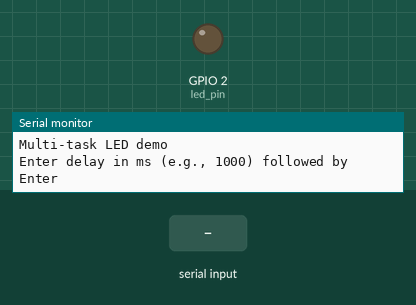
This sketch was run on a simulated ESP32. Shown: output pins drawn as LEDs (lit = HIGH), the last lines printed to the serial monitor. Inputs (shaded band) come from the test bench.

Above: at 1.8 s.
1.9 s: "5\n" received over Serial
At 2.9 s:
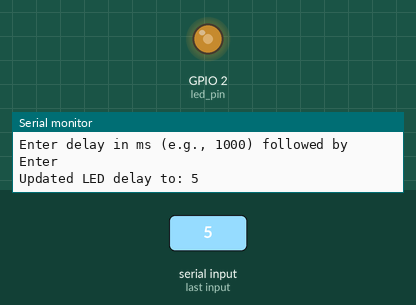
3.5 s: "90,45\n" received over Serial
At 5.0 s:
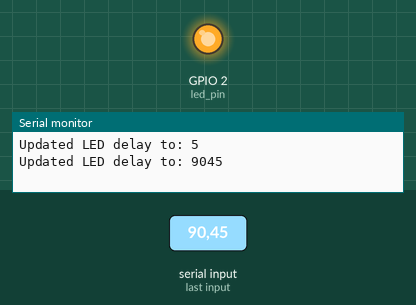
Timing chart, 0 to 6.5 s (numbered marks = the images above; inputs shaded):
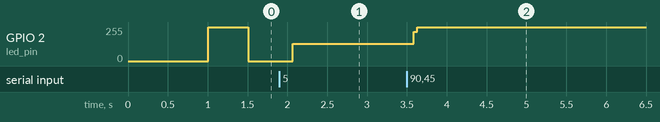

Measured:
- after the input at 3.5 s, GPIO 2 (led_pin): 128/255 → 255/255 after 0.09 s

The sketch:

blinking_led_at_given_delay_from_serial_monitor.ino
```cpp
#if CONFIG_FREERTOS_UNICORE
  static const BaseType_t app_cpu = 0;
#else
  static const BaseType_t app_cpu = 1;
#endif

static const uint8_t buf_len = 20;
static const int led_pin = LED_BUILTIN;
static int led_delay = 500;   // milliseconds

void toggleled(void *parameter) {
  while (1) {
    digitalWrite(led_pin, HIGH);
    vTaskDelay(led_delay / portTICK_PERIOD_MS);
    digitalWrite(led_pin, LOW);
    vTaskDelay(led_delay / portTICK_PERIOD_MS);
  }
}

void readserial(void *parameter) {
  char c;
  char buf[buf_len];
  int idx = 0;
  memset(buf, 0, buf_len);

  while (1) {
    if (Serial.available() > 0) {
      c = Serial.read();

      if (c == '\n') {
        led_delay = atoi(buf);
        Serial.print("Updated LED delay to: ");
        Serial.println(led_delay);
        memset(buf, 0, buf_len);
        idx = 0;
      } else if (idx < buf_len - 1 && isDigit(c)) {
        buf[idx++] = c;
      }
    }
    vTaskDelay(10 / portTICK_PERIOD_MS); // avoid hogging CPU
  }
}

void setup() {
  Serial.begin(9600);
  pinMode(led_pin, OUTPUT);
  delay(1000);

  Serial.println("Multi-task LED demo");
  Serial.println("Enter delay in ms (e.g., 1000) followed by Enter");

  xTaskCreatePinnedToCore(
    toggleled,
    "Toggle LED",
    1024,
    NULL,
    1,
    NULL,
    app_cpu
  );

  xTaskCreatePinnedToCore(
    readserial,
    "Read Serial",
    2048,  // increased stack size for Serial operations
    NULL,
    1,
    NULL,
    app_cpu
  );

  vTaskDelete(NULL); // delete setup() task
}

void loop() {
  // Do nothing here
}
```
